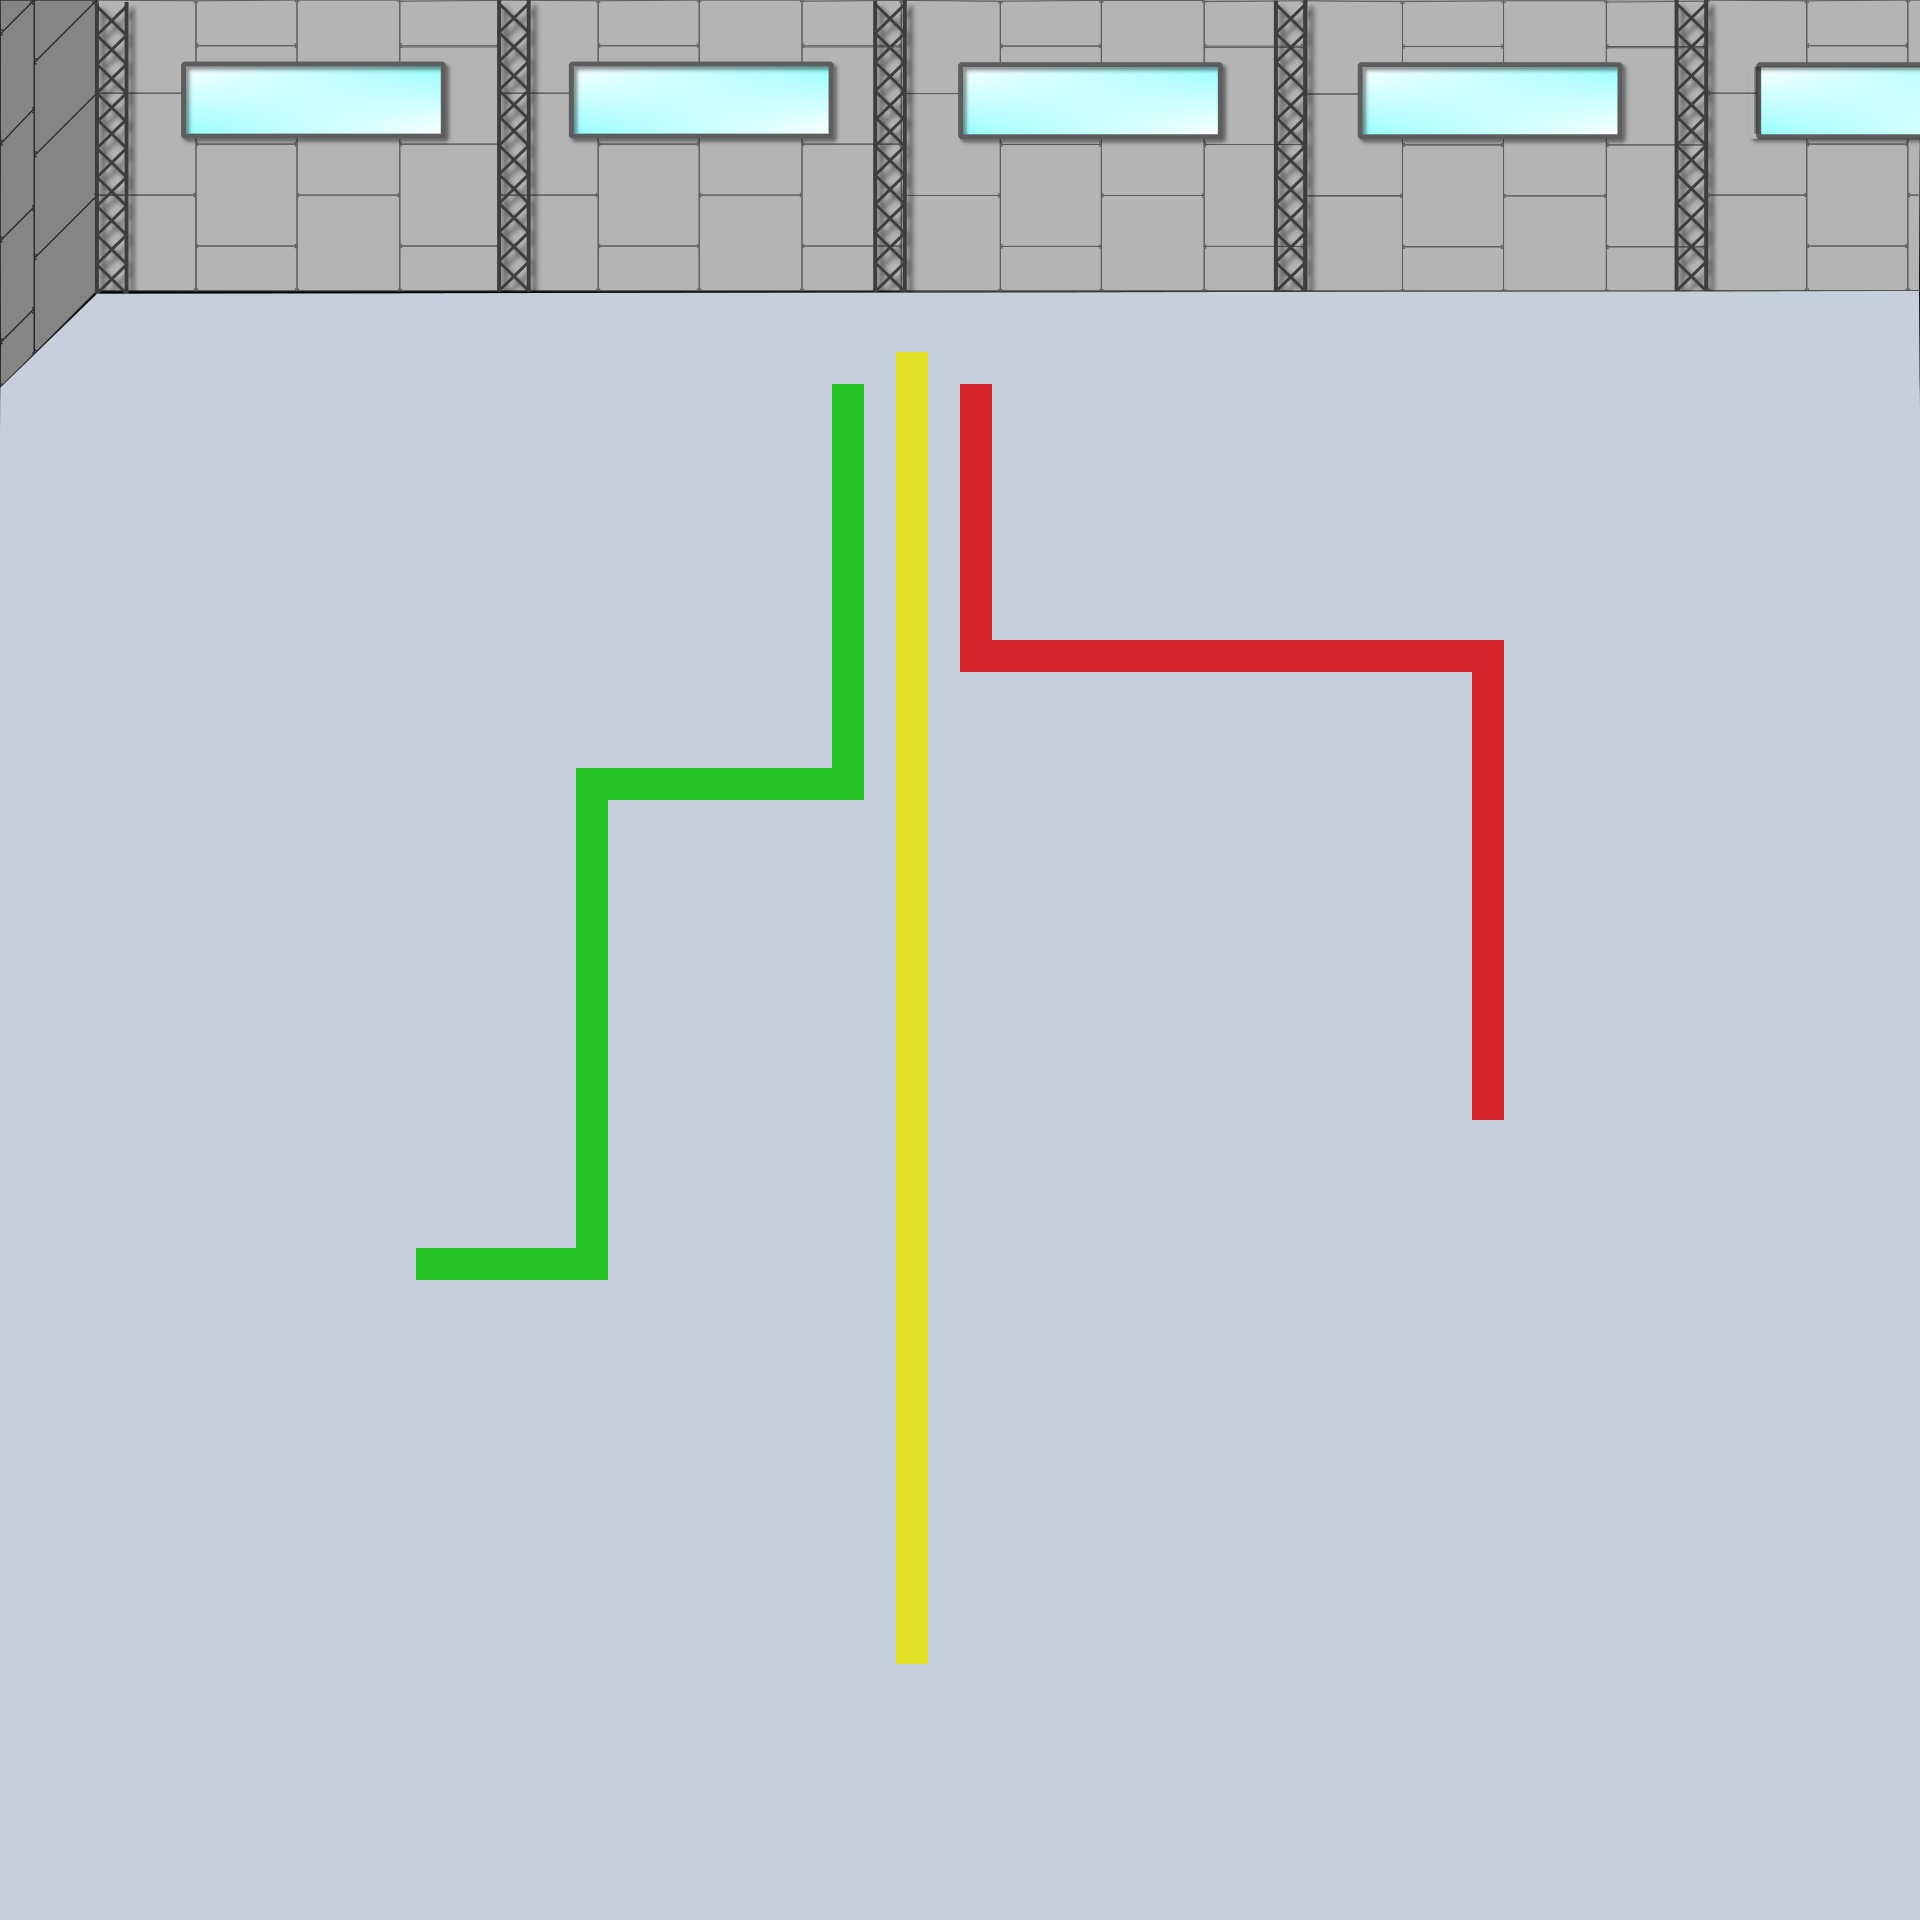

Below is a game level as drawn by its tile map, then a one-line description and the .tmx that defines it (tile-layer data replaced by summaries):
An orthogonal 60x60 tile map with 32x32 px tiles, 2 tile layers (background, lineas), 2 tilesets and 13 objects (3x carritoParado, 3x baseTachos, spawnBasura, cinta, spawnPersonaje, ...).

<map version="1.5" tiledversion="1.7.2" orientation="orthogonal" renderorder="right-down" width="60" height="60" tilewidth="32" tileheight="32" infinite="0" nextlayerid="4" nextobjectid="27">
 <editorsettings>
  <export target="Nivel3.json" format="json" />
 </editorsettings>
 <tileset firstgid="1" name="fondo" tilewidth="32" tileheight="32" tilecount="1980" columns="60">
  <image source="fondo.png" width="1920" height="1080" />
 </tileset>
 <tileset firstgid="1981" name="lineasPiso" tilewidth="32" tileheight="32" tilecount="3" columns="3">
  <image source="sprites/lineasPiso.png" width="96" height="32" />
 </tileset>
 <layer id="1" name="background" width="60" height="60">
  <data>[3600 cells, 3600 non-empty, 1980 distinct tile ids]</data>
 </layer>
 <layer id="3" name="lineas" width="60" height="60">
  <data>[3600 cells, 121 non-empty, 3 distinct tile ids]</data>
 </layer>
 <objectgroup id="2" name="objetos">
  <object id="1" name="spawnBasura" x="197.533" y="225.83" width="67.1552" height="70.3531" />
  <object id="2" name="cinta" x="562.971" y="290.008" width="115.123" height="79.9467" />
  <object id="3" name="spawnPersonaje" x="834.529" y="409.941" width="143.904" height="121.519" />
  <object id="4" name="finCinta" x="1768.85" y="225.48" width="108.728" height="99.1339" />
  <object id="5" name="tachoVerde" x="306.714" y="1241.71" width="34.9948" height="40.2177" />
  <object id="6" name="tachoRojo" x="1536.44" y="1084.45" width="32.4536" height="37.1874" />
  <object id="7" name="tachoAzul" x="914.508" y="1699.29" width="31.4474" height="33.4868" />
  <object id="11" name="carritoParado" x="386.303" y="817.575">
   <properties>
    <property name="collider" type="bool" value="true" />
   </properties>
   <point />
  </object>
  <object id="22" name="carritoParado" x="1415.15" y="815.152">
   <properties>
    <property name="collider" type="bool" value="true" />
   </properties>
   <point />
  </object>
  <object id="23" name="carritoParado" x="818.182" y="1203.03">
   <properties>
    <property name="collider" type="bool" value="true" />
   </properties>
   <point />
  </object>
  <object id="24" name="baseTachos" x="309.5" y="1245.5">
   <point />
  </object>
  <object id="25" name="baseTachos" x="916" y="1704">
   <point />
  </object>
  <object id="26" name="baseTachos" x="1540.5" y="1088">
   <point />
  </object>
 </objectgroup>
</map>